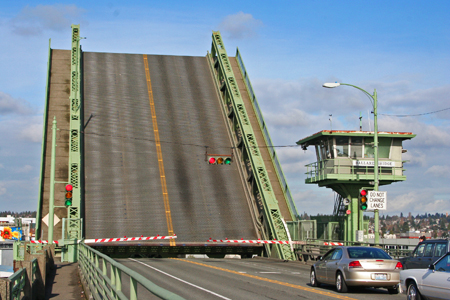
#> input picture imgs/puente.jpg, 450 x 300 px
$ jupyter execute --allow-errors 'Problem Set 02A - Image Operations.ipynb'   (shell and % lines are left out)   (Python 2 division)
#> lines starting #> are read from the running program, lines starting #| are printed output that depends on the picture
## Problem Set 2A

## <font style="color: red"> Esta práctica contiene 5 ejercicios obligatorios y uno extra adicional (2% de la nota total del curso)<!-- ONLY IN NOTEBOOK -->

### Ejercicio 1: Convolución

Completa la función `convolution` para que dada una matriz $A \in \mathbb{R}^{m_1\times n_1}$ y un filtro $f \in \mathbb{R}^{m_2 \times n_2}$ devuelva una matriz $C \in \mathbb{R}^{m \times n}$ con $m=m_1 - m_2 + 1$ y $n = n_1 - n_2 + 1$

Al hacer la convolución, el filtro $f$ se desplaza sobre la matriz $A$ y por cada parche $p$ de sobre el que se superpone el pixel $C_j$ correspondiente de $C$ se calcula por:

$$ C_j = \sum_i p_i f_i $$

es decir, multiplicando $p$ y $f$ elemento a elemento y sumando los resultados.

#### Ejemplo de ejecución

    A = np.array([[1,2,1,2,1,2],
                  [2,3,2,3,2,3],
                  [4,3,4,3,4,3],
                  [6,4,6,4,6,4],
                  [7,5,7,5,7,5]])

    f = np.array([[2,2,2],
                  [2,2,2]])

    > convolution(A, f)

#### Resultado esperado

    [[ 22.  26.  22.  26.]
     [ 36.  36.  36.  36.]
     [ 54.  48.  54.  48.]
     [ 70.  62.  70.  62.]]


[cell 1]
import numpy as np

def convolution(A, f):
    cols = A.shape[0]-f.shape[0]+1
    rows = A.shape[1]-f.shape[1]+1

    if cols<=0 or rows<=0:
        raise ValueError("filter must be smaller than matrix")

    # TU CODIGO AQUI
    result = None
    return result

[cell 2]
# -- VERIFICA TU CODIGO --
A = np.array([[1,2,1,2,1,2],[2,3,2,3,2,3],[4,3,4,3,4,3],[6,4,6,4,6,4],[7,5,7,5,7,5]])
f = np.array([[2,2,2],[2,2,2]])
print convolution(A,f)

<font style="color: red">comprueba tu progreso hasta ahora</font>

puedes ver también cómo funciona tu código con las imágenes que vimos en las notas. El resultado debería de mostrar los bordes verticales de la imagen original

[cell 3]
import numpy as np
from skimage import io
import matplotlib.pyplot as plt

img = io.imread("imgs/puente.jpg")
#> img is the input picture: shape (300, 450, 3); mean R, G, B 127.8, 138.3, 142.3
gimg = np.mean(img, axis=2)
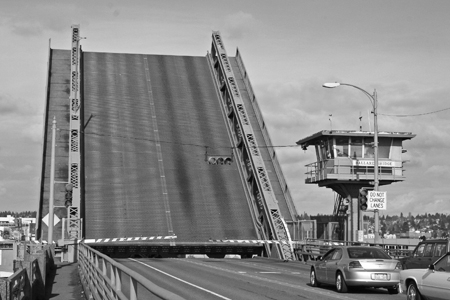
#> gimg: shape (300, 450) float64; min 0.333, max 255, mean 136.1
plt.imshow(gimg, cmap = plt.cm.Greys_r)

[cell 4]
f = np.array([[0, 0, 0],
              [0,-1, 1],
              [0, 0, 0]])
bimg = convolution(gimg, f)
if bimg!=None:
    plt.imshow(np.abs(bimg), cmap = plt.cm.Greys_r)

### Ejercicio 2: Convolución de diferencias absolutas de matrices

Haremos ahora una convolución similar al ejercicio anterior (`convolution_sad`, por **s**um of **a**solute **d**iferences) pero la función de combinación del filtro $f$ con un parche $p$ de la matriz $A$ será la siguiente:

$$ C_j = \sum_i abs(p_i - f_i)$$

#### Ejemplo de ejecución

    A = np.array([[1,2,1,2,1,2],
                  [2,3,2,3,2,3],
                  [4,3,4,3,4,3],
                  [6,4,6,4,6,4],
                  [7,5,7,5,7,5]])

    f = np.array([[2,2,2],
                  [2,2,2]])

    > convolution_sad(A, f)

#### Resultado esperado

    [[  3.   3.   3.   3.]
     [  6.   6.   6.   6.]
     [ 15.  12.  15.  12.]
     [ 23.  19.  23.  19.]]

[cell 5]
import numpy as np

def convolution_sad(A, f):
    cols = A.shape[0]-f.shape[0]+1
    rows = A.shape[1]-f.shape[1]+1
    result = np.zeros((cols, rows))
    if cols<=0 or rows<=0:
        raise ValueError("filter must be smaller than matrix")

    # TU CODIGO AQUI
    result = None
    return result

[cell 6]
# -- VERIFICA TU CODIGO --
A = np.array([[1,2,1,2,1,2],[2,3,2,3,2,3],[4,3,4,3,4,3],[6,4,6,4,6,4],[7,5,7,5,7,5]])
f = np.array([[2,2,2],[2,2,2]])
print convolution_sad(A,f)

<font style="color: red">comprueba tu progreso hasta ahora</font>

### Ejercicio 3: Índice del SAD mínimo

Si ejecutamos la función anterior sobre una matriz $A \in \mathbb{R}^{m\times n_1}$ y un filtro $f \in \mathbb{R}^{m \times n_2}$, es decir, con el mismo número de filas, `convolution_sad` devuelve una matriz $C \in \mathbb{R}^{1 \times n}$ con $n = n_1 - n_2 + 1$. Es decir, $C$ es un vector.

Dados $A$ y $f$ con el mismo número de filas, completa la función `min_sad` para que devuelva el índice del elemento del vector $C$ con el menor valor.

#### Ejemplo de ejecución

    A = np.array([[5,12,1,2,4,6],
                  [6, 5,2,3,2,1]])
    f = np.array([[2,2],
                  [2,2]])
    min_sad(A,f)

    A = np.array([[5,11,13,2,4,6],[6,5,2,3,2,11], [6,5,2,3,1,11]])
    f = np.array([[2,2],[2,2], [0,1]])
    min_sad(A,f)

#### Resultado
    2
    3

[cell 7]
import numpy as np

def min_sad(A, f):

    if A.shape[0]!=f.shape[0]:
        raise ValueError("filter and matrix must have the same number of rows")

    # TU CODIGO AQUI
    result = None
    return result

[cell 8]
A = np.array([[5,12,1,2,4,6],[6, 5,2,3,2,1]])
f = np.array([[2,2],[2,2]])
print min_sad(A,f)
A = np.array([[5,11,13,2,4,6],[6,5,2,3,2,11], [6,5,2,3,1,11]])
f = np.array([[2,2],[2,2], [0,1]])
print min_sad(A,f)

<font style="color: red">comprueba tu progreso hasta ahora</font>

### Ejercicio 4: Índice al SAD mínimo entre matrices

Dadas dos matrices del mismo tamaño $A$ y $B$ $\in \mathbb{R}^{m\times n}$ completa la función `index_min_sad_in_band (A,B,k,r,c)` para que:

1- Extraiga de $A$ un parche de tamaño $k \times k$ cuyo elemento superior izquierdo está en la columna $c$ y la fila $r$ de $A$.

2- Haga la convolución SAD con la banda de la matriz $B$ que empieza en la fila $r$ y termina en la fila $r+k$ obteniendo un vector

3- Identifique el índice del vector anterior con el menor SAD.

**Ejemplo de ejecución**

    A=np.array([[1, 2, 1, 2, 1, 2],
                [2, 3, 1, 3, 2, 3],
                [4, 3, 4, 3, 4, 3],
                [6, 4, 6, 4, 1, 4],
                [7 5 2 5 7 5]])

    B1=np.array([[ 1,  4,  1,  4,  1,  4],
                 [ 4,  9,  1,  9,  4,  9],
                 [16,  9, 16,  9, 16,  9],
                 [36, 16, 36, 16,  1, 16],
                 [49, 25,  4, 25, 49, 25]])

    B2=np.array([[6, 5, 6, 5, 6, 5],
                 [5, 4, 6, 4, 5, 4],
                 [3, 4, 3, 4, 3, 4],
                 [1, 3, 1, 3, 6, 3],
                 [0, 2, 5, 2, 0, 2]])
    index_min_sad_in_band(A,B1,2,2,3)
    index_min_sad_in_band(A,B2,2,2,3)

**Resultado esperado**

    3
    1

[cell 9]
import numpy as np

def index_min_sad_in_band (A,B,k,r,c):
    # TU CODIGO AQUI
    result = None
    return result

[cell 10]
## VERIFICA TU CODIGO
A = np.array([[1,2,1,2,1,2],[2,3,1,3,2,3],[4,3,4,3,4,3],[6,4,6,4,1,4],[7,5,2,5,7,5]])
B1 = A**2
B2 = 7-A
print A
print B1
print B2
print index_min_sad_in_band(A,B1,2,2,3)
print index_min_sad_in_band(A,B2,2,2,3)

<font style="color: red">comprueba tu progreso hasta ahora</font>

### Ejercicio 5: SAD mínimo entre imágenes

Dadas dos matrices del mismo tamaño $A$ y $B$ $\in \mathbb{R}^{m\times n}$ completa la función `min_sad_matrix (A,B,k)` para que genere una matriz nueva $C$ de $ (m-k+1) \times (n-k+1)$ en la que el valor de cada posición $r$, $c$ viene determinado por la distancia horizontal de parche en dicha posición de $A$ al SAD mínimo en la banda correspondiente en $B$:

    C[r,c] = np.abs(index_min_sad_in_band(A,B,k,r,c) - c)

**Ejemplo de ejecución**

    A=np.array([[1, 2, 1, 2, 1, 2],
                [2, 3, 1, 3, 2, 3],
                [4, 3, 4, 3, 4, 3],
                [6, 4, 6, 4, 1, 4],
                [7, 5, 2, 5, 7, 5]])

    B1=np.array([[ 1,  4,  1,  4,  1,  4],
                 [ 4,  9,  1,  9,  4,  9],
                 [16,  9, 16,  9, 16,  9],
                 [36, 16, 36, 16,  1, 16],
                 [49, 25,  4, 25, 49, 25]])

    B2=np.array([[6, 5, 6, 5, 6, 5],
                 [5, 4, 6, 4, 5, 4],
                 [3, 4, 3, 4, 3, 4],
                 [1, 3, 1, 3, 6, 3],
                 [0, 2, 5, 2, 0, 2]])
    min_sad_matrix(A,B1,2)
    min_sad_matrix(A,B2,2)

**Resultado esperado**

     [[ 2.  0.  0.  2.  2.]
      [ 2.  0.  0.  2.  2.]
      [ 3.  3.  1.  0.  0.]
      [ 1.  0.  0.  1.  3.]]

     [[ 0.  1.  2.  3.  4.]
      [ 3.  1.  1.  3.  1.]
      [ 4.  2.  2.  2.  4.]
      [ 1.  1.  1.  2.  2.]]


[cell 11]
def min_sad_matrix (A,B,k):
    cols = A.shape[1]-k+1
    rows = A.shape[0]-k+1
    result = np.zeros((rows, cols))

    # TU CODIGO AQUI
    result = None
    return result

[cell 12]
## VERIFICA TU CODIGO
A = np.array([[1,2,1,2,1,2],[2,3,1,3,2,3],[4,3,4,3,4,3],[6,4,6,4,1,4],[7,5,2,5,7,5]])
B1 = A**2
B2 = 7-A
print min_sad_matrix(A,B1,2)
print min_sad_matrix(A,B2,2)

<font style="color: red">comprueba tu progreso hasta ahora</font>

##Mapas de profundidad

Con esto, podemos realizar un mapa de profundidad a partir de dos imágenes estereoscópicas con dos cámaras alineadas horizontalmente. Prueba tu código con las siguientes dos imágenes. Ten paciencia porque seguramente tarde uno o dos minutos en procesar las imágenes.

[cell 13]
img_l = io.imread("imgs/office_l.png")
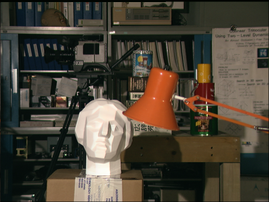
#> input picture imgs/office_l.png, 269 x 202 px
#> img_l is the input picture: shape (202, 269, 3); mean R, G, B 75.3, 67.9, 55.5
img_r = io.imread("imgs/office_r.png")
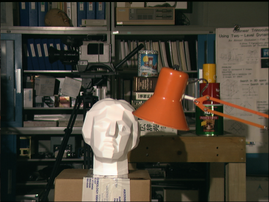
#> input picture imgs/office_r.png, 269 x 202 px
#> img_r is the input picture: shape (202, 269, 3); mean R, G, B 74.7, 67.6, 55.4
img_l = np.mean(img_l, axis=2)
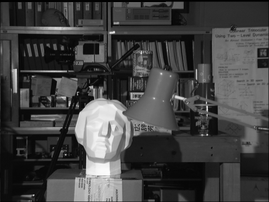
#> img_l: shape (202, 269) float64; min 0, max 254, mean 66.2
img_r = np.mean(img_r, axis=2)
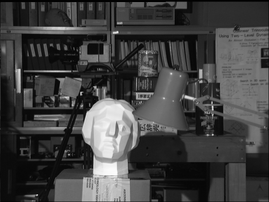
#> img_r: shape (202, 269) float64; min 0, max 253.7, mean 65.9
fig=plt.figure(figsize=(10,20))
fig.add_subplot(121)
plt.imshow(img_l, cmap = plt.cm.Greys_r)
fig.add_subplot(122)
plt.imshow(img_r, cmap = plt.cm.Greys_r)

Si lo ejecutas con `k=10`, tu resultado debería de ser como este. A la izquierda sin filtrar, y a la derecha filtrando los valores más altos y normalizando.

[cell 14]
r = min_sad_matrix(img_l, img_r, 10)
